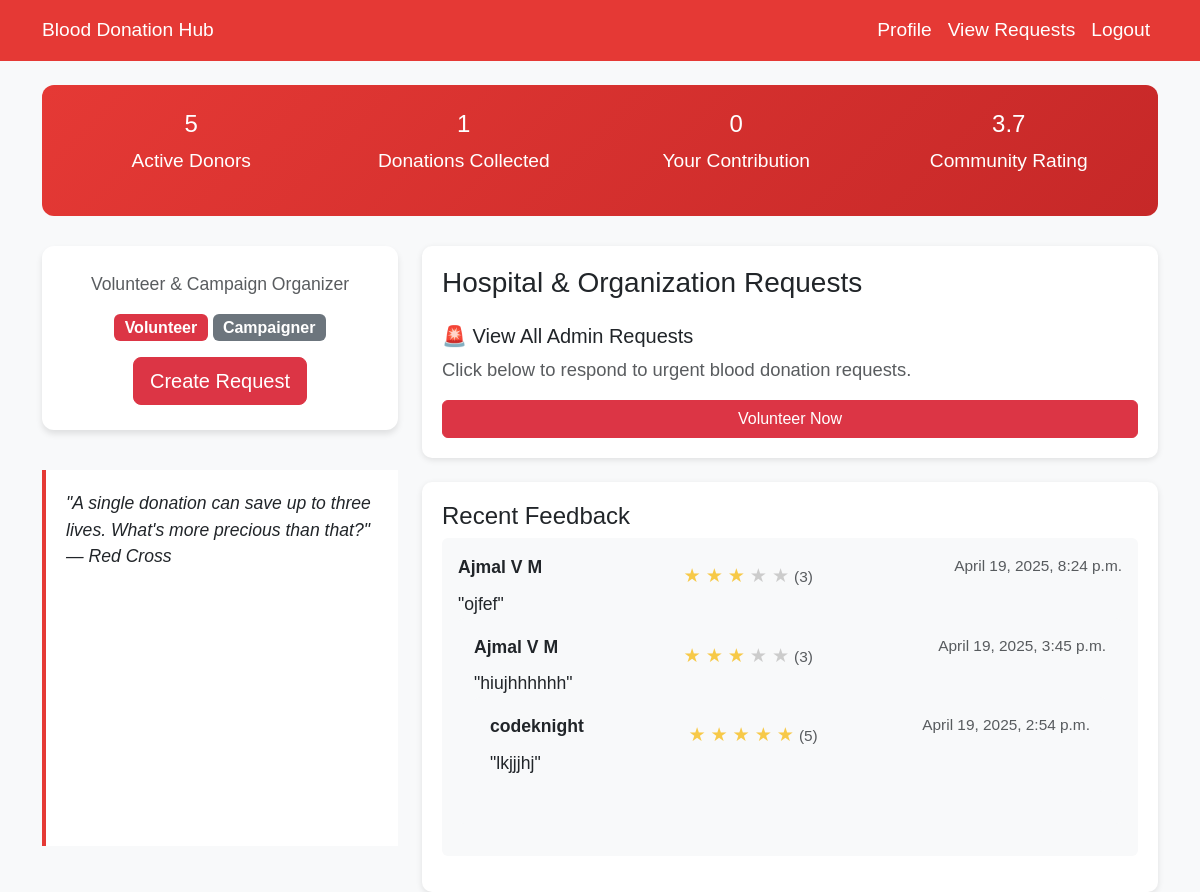
The app's page /sponsors/ (signed in), older data.
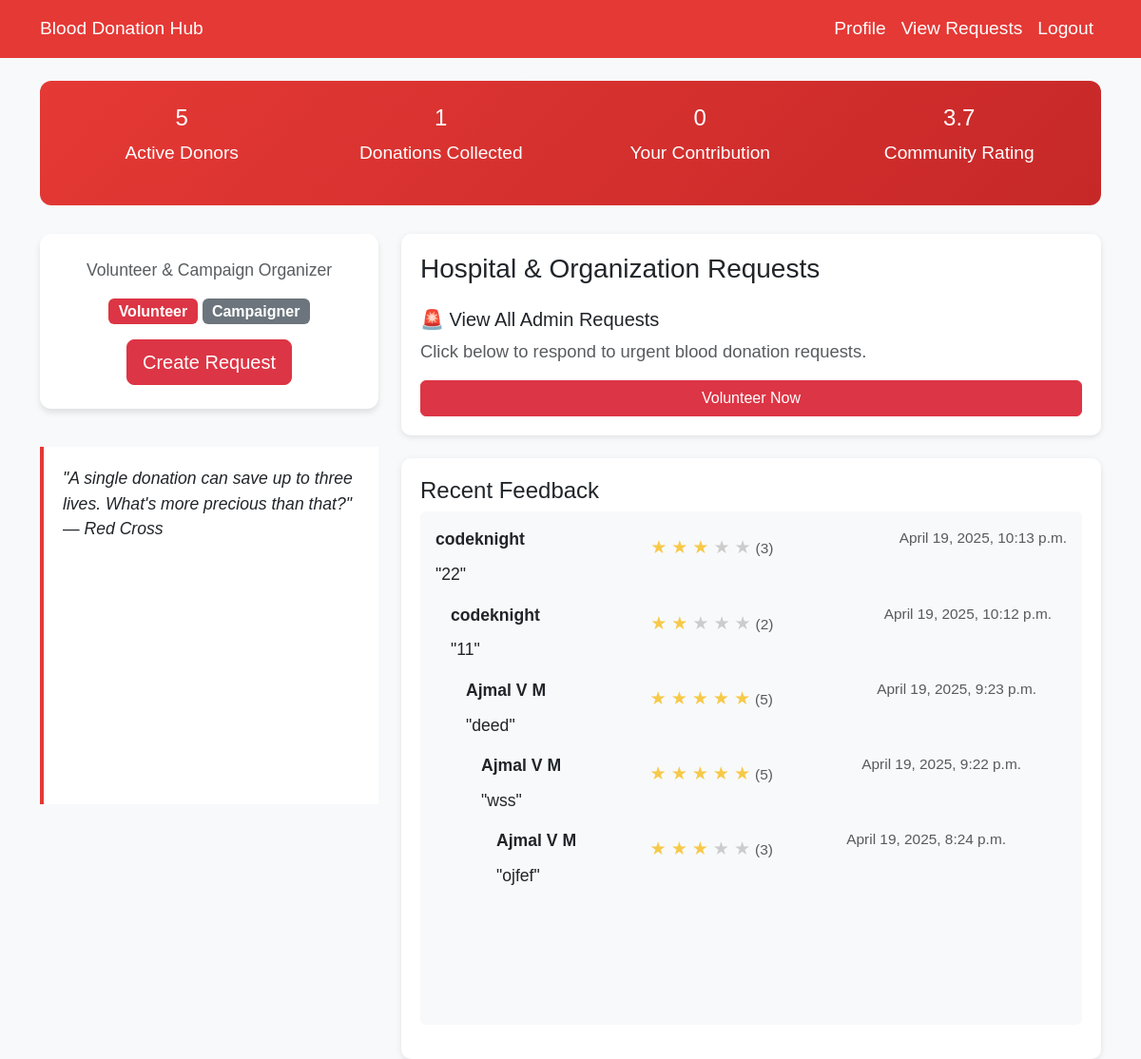
The same page, newer data.
### com/models.py (models this page shows, shortened)
class Feedback(models.Model):
    description=models.TextField(max_length=50)
    rating=models.IntegerField()
    usser=models.ForeignKey(Reg,on_delete=models.CASCADE,null=True,blank=True)
    choice=models.CharField(max_length=50,null=True,blank=True)
    created_at= models.DateTimeField(auto_now=True)

class Reg(models.Model):
    name=models.CharField(max_length=30)
    email=models.EmailField(max_length=50,unique=True)
    passw=models.CharField(max_length=50)
    contact=models.CharField(max_length=10)
    age=models.CharField(max_length=5)
    location=models.CharField(max_length=50,default='India')
    image = models.ImageField(upload_to='images/', null=True, blank=True)
    genderchoice=(
        ('male','MALE'),
        ('female','FEMALE'),
        ('others','OTHERS')
    )
    gender=models.CharField(max_length=10,choices=genderchoice,null=True,blank=True)
    bloodgroupchoice=(
        ('A+','A+'),
        ('A-','A-'),
        ('B+','B+'),
        ('B-','B-'),
        ('AB+','AB+'),
        ('AB-','AB-'),
        ('O+','O+'),
        ('O-','O-'),
    )
    bloodgroup=models.CharField(max_length=5,choices=bloodgroupchoice,null=True,blank=True)

### com/views.py (the view)
# urls.py: path('sponsors/', views.sponsors, name='sponsors'),
def sponsors(request):
    if 'email' not in request.session:
        return redirect('modlogin')
    try:
        email= request.session['email']
        mode= Mod.objects.get(email=email)
    except:
        return redirect('modlogin')
    obj = models.AdminRequest.objects.all()
    total_donors = Mod.objects.filter(
        category='sponsors or donors',
        approval_status=True
    ).count()
    donations_collected = Request.objects.filter(status='COMPLETED').count()
    print('ff',mode)
    completed_donations = Request.objects.filter(mod=mode,status='COMPLETED').count()
    feedback= Feedback.objects.filter(choice='sponsors or donors').order_by('-created_at')[:5]
    average_rating = Feedback.objects.filter(choice='sponsors or donors').aggregate(Avg('rating'))['rating__avg']
    average_rating = round(average_rating, 1) if average_rating is not None else "N/A"
    print('dd',completed_donations)
    return render(request, 'sponsors.html', {
        'obj': obj,
        'total_donors': total_donors,
        'donations_collected': donations_collected,
        'completed_donations': completed_donations,
        'feedback': feedback,
        'average_rating' : average_rating
    })

### com/templates/sponsors.html (shortened to what this page needs)
<!DOCTYPE html>
<html lang="en">
<head>
  <link rel="stylesheet" href="https://cdn.jsdelivr.net/npm/bootstrap@5.3.0/dist/css/bootstrap.min.css"/>
</head>
<body>
  <nav class="navbar navbar-expand-lg">
    <div class="container">
      <a class="navbar-brand" href="#">Blood Donation Hub</a>
      <div class="collapse navbar-collapse">
        <ul class="navbar-nav ms-auto">
          <li class="nav-item"><a class="nav-link" href="/modprofile/">Profile</a></li>
          <li class="nav-item"><a class="nav-link" href="/viewrequests/">View Requests</a></li>
          <li class="nav-item"><a class="nav-link btn btn-danger text-white" href="/logout/">Logout</a></li>
        </ul>
      </div>
    </div>
  </nav>
  <div class="container mt-4">
    <div class="quick-stats">
      <div class="row text-center">
        <div class="col-md-3">
            <h4>{{ total_donors }}</h4>
            <p>Active Donors</p>
          </div>
        <div class="col-md-3">
          <h4>{{ donations_collected }}</h4>
          <p>Donations Collected</p>
        </div>
        <div class="col-md-3">
          <h4>{{ completed_donations }}</h4>
          <p>Your Contribution</p>
        </div>
        <div class="col-md-3">
          <h4>{{ average_rating|floatformat:1 }}</h4>
          <p>Community Rating</p>
        </div>
      </div>
    </div>
    <div class="row g-4">
      <div class="col-md-4 full-height-col">
        <div class="sponsor-profile">
          <p class="text-muted">Volunteer & Campaign Organizer</p>
          <div class="mb-3">
            <span class="badge bg-danger fs-6">Volunteer</span>
            <span class="badge bg-secondary fs-6">Campaigner</span>
          </div>
          <a href="/upload_request/" class="btn btn-danger btn-lg">Create Request</a>
        </div>
        <div class="motivational-quote" id="dailyQuote">
        </div>
      </div>
      <div class="col-md-8">
        <div class="resource-item mb-4">
          <h3>Hospital & Organization Requests</h3>
          <div class="d-flex flex-column justify-content-between h-100">
            <div>
              <h5 class="mt-3">🚨 View All Admin Requests</h5>
              <p class="text-muted">Click below to respond to urgent blood donation requests.</p>
            </div>
            <a href="{% url 'adreqlist' %}" class="btn btn-danger w-100">Volunteer Now</a>
          </div>
        </div>
        <div class="recent-feedback">
          <h4>Recent Feedback</h4>
          {% if feedback %}
          {% for feed in feedback%}
          <div class="mb-3 p-3 bg-light rounded">
            <div class="d-flex justify-content-between">
              <strong>{{ feed.usser.name }}</strong>
              <div class="mt-2">
                {% for i in "12345" %}
                    {% if forloop.counter <= feed.rating %}
                        <span class="star filled">&#9733;</span>
                    {% else %}
                        <span class="star">&#9733;</span>
                    {% endif %}
                {% endfor %}
                <small class="text-muted">({{ feed.rating }})</small>
            </div>
              <small class="text-muted">{{ feed.created_at}}</small>
            </div>
            <p class="mb-0">"{{ feed.description }}"</p>
            {% endfor %}
          </div>
          {% else %}
          <strong>No ratings yet</strong>
          {% endif %}
        </div>
      </div>
    </div>
  </div>
</body>
</html>

Row changes from the older to the newer data that the page shows:
no longer on this page (row unchanged): Feedback: usser.name "Ajmal V M", rating "3", created_at "April 19, 2025, 3:45 p.m.", description "hiujhhhhhh"
no longer on this page (row unchanged): Feedback: usser.name "codeknight", rating "5", created_at "April 19, 2025, 2:54 p.m.", description "lkjjjhj"
added Feedback: usser.name "codeknight", rating "3", created_at "April 19, 2025, 10:13 p.m.", description "22"
added Feedback: usser.name "codeknight", rating "2", created_at "April 19, 2025, 10:12 p.m.", description "11"
added Feedback: usser.name "Ajmal V M", rating "5", created_at "April 19, 2025, 9:23 p.m.", description "deed"
added Feedback: usser.name "Ajmal V M", rating "5", created_at "April 19, 2025, 9:22 p.m.", description "wss"
